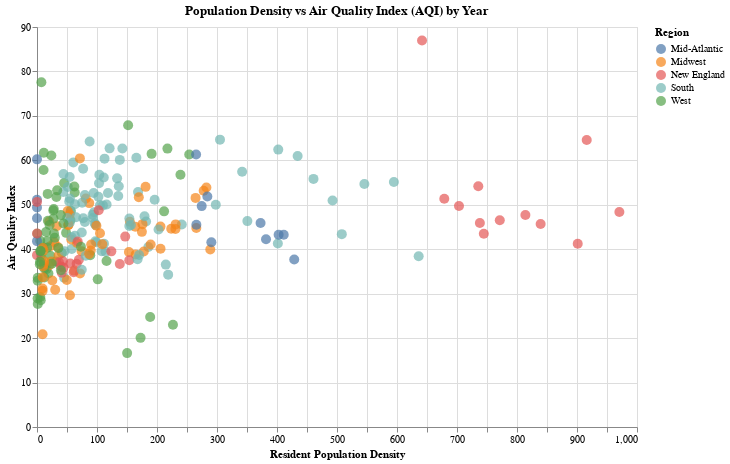

The notebook cell this image was saved under:
### Code cell
# Plot population density vs AQI over the years
state_to_region = {
    "Connecticut": "New England",
    "Maine": "New England",
    "Massachusetts": "New England",
    "New Hampshire": "New England",
    "Rhode Island": "New England",
    "Vermont": "New England",
    "Illinois": "Midwest",
    "Indiana": "Midwest",
    "Iowa": "Midwest",
    "Kansas": "Midwest",
    "Michigan": "Midwest",
    "Minnesota": "Midwest",
    "Missouri": "Midwest",
    "Nebraska": "Midwest",
    "New York": "Mid-Atlantic",
    "New Jersey": "Mid-Atlantic",
    "North Dakota": "Midwest",
    "Ohio": "Midwest",
    "Pennsylvania": "Mid-Atlantic",
    "South Dakota": "Midwest",
    "Wisconsin": "Midwest",
    "Delaware": "South",
    "Florida": "South",
    "Georgia": "South",
    "Maryland": "South",
    "North Carolina": "South",
    "South Carolina": "South",
    "Virginia": "South",
    "District of Columbia": "South",
    "West Virginia": "South",
    "Alabama": "South",
    "Kentucky": "South",
    "Mississippi": "South",
    "Tennessee": "South",
    "Arkansas": "South",
    "Louisiana": "South",
    "Oklahoma": "South",
    "Texas": "South",
    "Arizona": "West",
    "Colorado": "West",
    "Idaho": "West",
    "Montana": "West",
    "Nevada": "West",
    "New Mexico": "West",
    "Utah": "West",
    "Wyoming": "West",
    "Alaska": "West",
    "California": "West",
    "Hawaii": "West",
    "Oregon": "West",
    "Washington": "West",
}

merged_data["Region"] = merged_data["State Name"].map(state_to_region)

year_slider = alt.binding_range(
    min=merged_data["Year"].min(), max=merged_data["Year"].max(), step=10, name="Year:"
)
year_select = alt.selection_point(fields=["Year"], bind=year_slider, name="Year")

region_radio = alt.binding_radio(
    options=["New England", "Midwest", "Mid-Atlantic", "South", "West", "All"],
    name="Region:",
    labels=["New England", "Midwest", "Mid-Atlantic", "South", "West", "All"],
)

region_param = alt.param(
    name="Region",
    bind=region_radio,
    value="All",
)

scatter_plot = (
    alt.Chart(merged_data)
    .mark_circle(size=100)
    .encode(
        x=alt.X("Resident Population Density:Q", title="Resident Population Density"),
        y=alt.Y("AQI:Q", title="Air Quality Index"),
        color=alt.condition(
            'datum.Region == Region || Region == "All"',
            alt.Color("Region:N", legend=alt.Legend(title="Region")),
            alt.value("lightgrey"),
        ),
        tooltip=["State Name", "Resident Population Density", "AQI", "Year", "Region"],
    )
    .add_params(year_select, region_param)
    .transform_filter(year_select)
    .properties(
        width=600,
        height=400,
        title="Population Density vs Air Quality Index (AQI) by Year",
    )
)

scatter_plot

### Figure 1 — Vega-Lite specification as saved in the notebook (floating-point values rounded to 4 significant figures; data arrays with more than 128 entries replaced by an {"elided": "..."} marker saying what was removed)
{"config": {"view": {"continuousWidth": 300, "continuousHeight": 300}}, "data": {"name": "data-437a56ff94690eec48fc437831732733"}, "mark": {"type": "circle", "size": 100}, "encoding": {"color": {"condition": {"test": "datum.Region == Region || Region == \"All\"", "field": "Region", "legend": {"title": "Region"}, "type": "nominal"}, "value": "lightgrey"}, "tooltip": [{"field": "State Name", "type": "nominal"}, {"field": "Resident Population Density", "type": "quantitative"}, {"field": "AQI", "type": "quantitative"}, {"field": "Year", "type": "quantitative"}, {"field": "Region", "type": "nominal"}], "x": {"field": "Resident Population Density", "title": "Resident Population Density", "type": "quantitative"}, "y": {"field": "AQI", "title": "Air Quality Index", "type": "quantitative"}}, "height": 400, "params": [{"name": "Year", "select": {"type": "point", "fields": ["Year"]}, "bind": {"input": "range", "max": 2020.0, "min": 1980.0, "name": "Year:", "step": 10}}, {"name": "Region", "bind": {"input": "radio", "options": ["New England", "Midwest", "Mid-Atlantic", "South", "West", "All"], "labels": ["New England", "Midwest", "Mid-Atlantic", "South", "West", "All"], "name": "Region:"}, "value": "All"}], "title": "Population Density vs Air Quality Index (AQI) by Year", "transform": [{"filter": {"param": "Year"}}], "width": 600, "$schema": "https://vega.github.io/schema/vega-lite/v5.20.1.json", "datasets": {"data-437a56ff94690eec48fc437831732733": {"elided": "248 records"}}}
